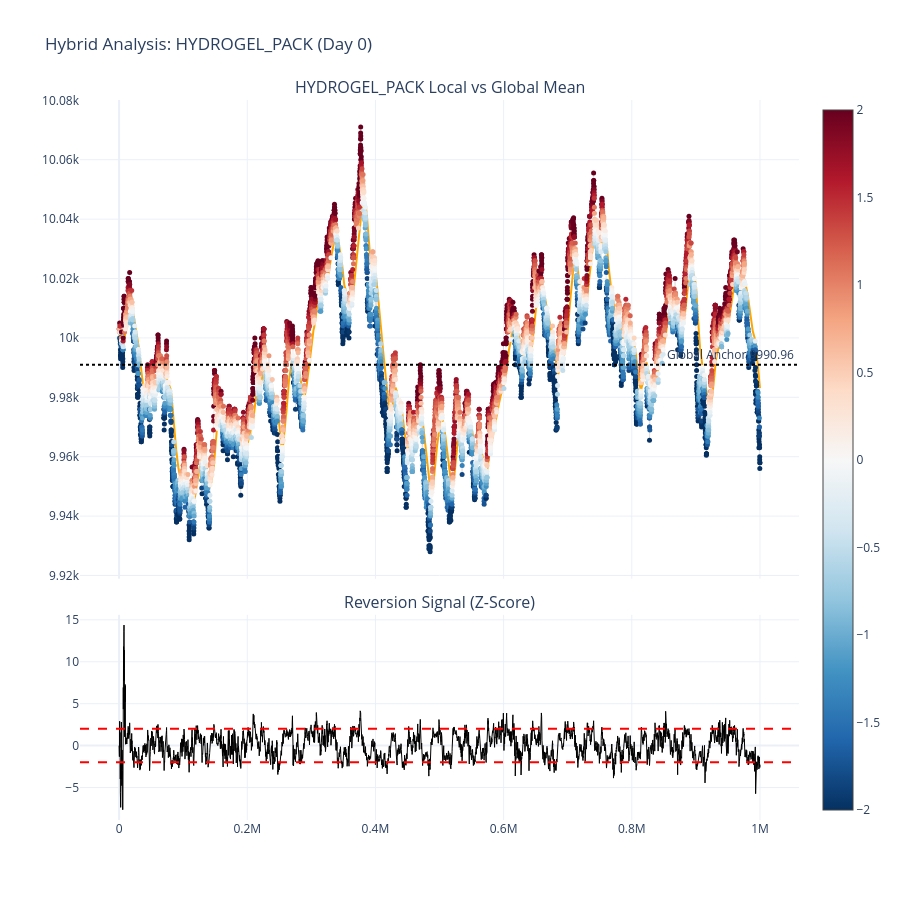
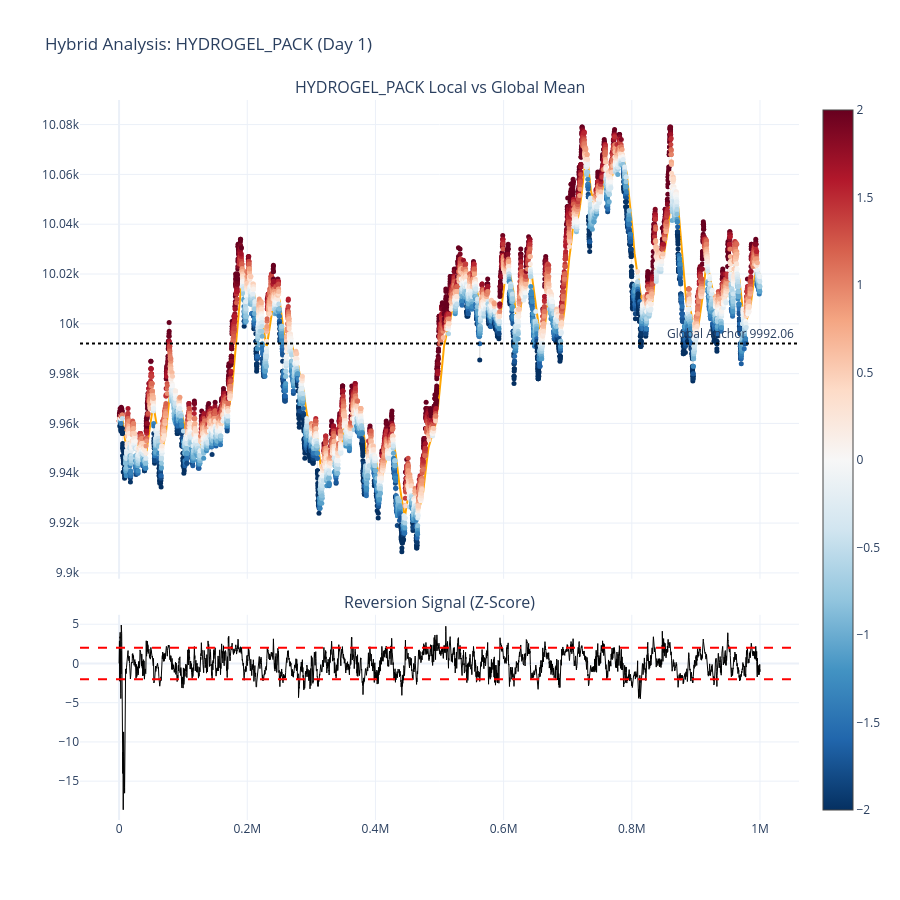
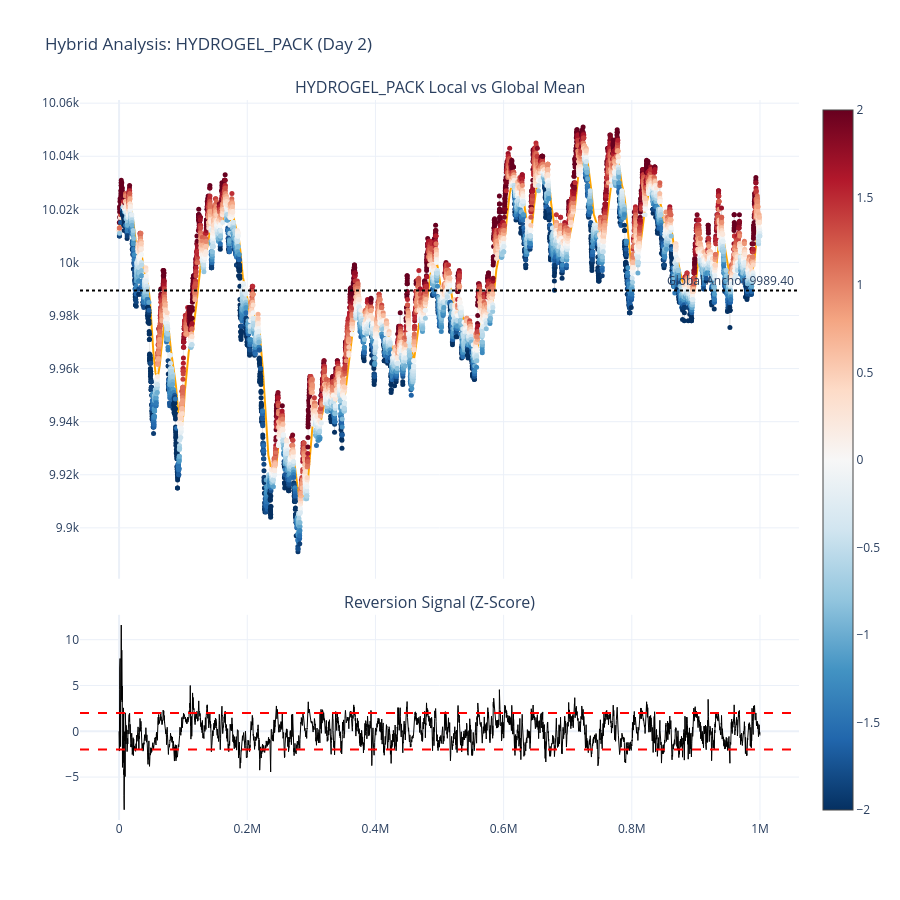

These figures' notebook cell, in order:
### Code cell
import pandas as pd
import numpy as np
import plotly.graph_objects as go
from plotly.subplots import make_subplots

# --- Configuration ---
# Kalman Gain Control: 
# Increase R to make the Local Mean "stiffer" (slower to move)
# Increase Q to make the Local Mean "faster" (track spikes more closely)
Q_PROCESS = 1e-5 
R_MEASURE = 0.05 

WINDOW = 100        # For volatility calculation
Z_THRESHOLD = 2.0
products = ["HYDROGEL_PACK"]

def apply_kalman_local_mean(series, q=1e-5, r=0.01, global_mean=10000):
    """Tracks the 'Local' consensus price, ignoring micro-noise."""
    means = []
    curr_est = series.iloc[0] if not series.empty else global_mean
    error_est = 1.0
    for val in series:
        # Prediction step
        error_est += q
        # Update step
        kalman_gain = error_est / (error_est + r)
        curr_est = curr_est + kalman_gain * (val - curr_est)
        error_est = (1 - kalman_gain) * error_est
        means.append(curr_est)
    return pd.Series(means, index=series.index)

for day in [0, 1, 2]:
    subset = df_total[(df_total['product'].isin(products)) & (df_total['day'] == day)].copy()
    if subset.empty: continue
    
    # Cleaning
    subset['mid_price'] = subset['mid_price'].replace(0, np.nan).ffill()
    
    for product in products:
        prod_data = subset[subset['product'] == product].copy().sort_values('timestamp')

        global_mean = prod_data['mid_price'].mean() # Could also be a fixed value like 10k
        
        # 1. Local Anchor (The Kalman Filter)
        # This captures the "smaller mean reversions" around spikes
        prod_data['local_mean'] = apply_kalman_local_mean(prod_data['mid_price'], Q_PROCESS, R_MEASURE, global_mean)
        
        # 2. Volatility (Standard Deviation around the Local Mean)
        # We use a floor (1e-2) to prevent the Z-score from exploding in flat markets
        prod_data['rolling_std'] = prod_data['mid_price'].rolling(window=WINDOW).std().replace(0, np.nan).ffill().fillna(1.0)
        
        # 3. The Signal: Deviation from Local Mean
        prod_data['z_score'] = (prod_data['mid_price'] - prod_data['local_mean']) / prod_data['rolling_std']
        
        # 4. Global Bias: How far is our "Local Consensus" from the 10k "True North"?
        prod_data['global_bias'] = prod_data['local_mean'] - global_mean

        # --- Visualization ---
        fig = make_subplots(
            rows=2, cols=1, shared_xaxes=True, 
            vertical_spacing=0.05, row_heights=[0.7, 0.3],
            subplot_titles=(f"{product} Local vs Global Mean", "Reversion Signal (Z-Score)")
        )

        # Main Plot: Price & Means
        fig.add_trace(go.Scatter(x=prod_data['timestamp'], y=prod_data['mid_price'], 
                                 line=dict(color='rgba(200,200,200,0.4)', width=1), name='Market Price'), row=1, col=1)
        
        # Global  Anchor
        fig.add_hline(y=global_mean, line_dash="dot", line_color="black", annotation_text=f"Global Anchor {global_mean:.2f} ", row=1, col=1)
        
        # Local Kalman Mean
        fig.add_trace(go.Scatter(x=prod_data['timestamp'], y=prod_data['local_mean'], 
                                 line=dict(color='orange', width=2), name='Local Mean (Kalman)'), row=1, col=1)

        # Heatmap Markers
        fig.add_trace(go.Scatter(
            x=prod_data['timestamp'], y=prod_data['mid_price'],
            mode='markers', name='Trade Signal',
            marker=dict(
                size=5, color=prod_data['z_score'], colorscale='RdBu', reversescale=True,
                cmid=0, cmin=-Z_THRESHOLD, cmax=Z_THRESHOLD, showscale=True
            )
        ), row=1, col=1)

        # Z-Score Subplot
        fig.add_trace(go.Scatter(x=prod_data['timestamp'], y=prod_data['z_score'], 
                                 line=dict(color='black', width=1), name='Z-Score'), row=2, col=1)
        
        for v in [Z_THRESHOLD, -Z_THRESHOLD]:
            fig.add_hline(y=v, line_dash="dash", line_color="red", row=2, col=1)

        fig.update_layout(height=900, template='plotly_white', title_text=f"Hybrid Analysis: {product} (Day {day})", showlegend=False)
        fig.show()

### Figure 1 — Plotly figure (JSON) as saved in the notebook; plotly's stock layout.template omitted (floating-point values rounded to 4 significant figures; data arrays with more than 128 entries replaced by an {"elided": "..."} marker saying what was removed)
{"data": [{"line": {"color": "rgba(200,200,200,0.4)", "width": 1}, "name": "Market Price", "type": "scatter", "x": {"elided": "10000 int values"}, "xaxis": "x", "y": {"elided": "10000 float values"}, "yaxis": "y"}, {"line": {"color": "orange", "width": 2}, "name": "Local Mean (Kalman)", "type": "scatter", "x": {"elided": "10000 int values"}, "xaxis": "x", "y": {"elided": "10000 float values"}, "yaxis": "y"}, {"marker": {"cmax": 2, "cmid": 0, "cmin": -2, "color": {"elided": "10000 float values"}, "colorscale": [[0, "rgb(103,0,31)"], [0.1, "rgb(178,24,43)"], [0.2, "rgb(214,96,77)"], [0.3, "rgb(244,165,130)"], [0.4, "rgb(253,219,199)"], [0.5, "rgb(247,247,247)"], [0.6, "rgb(209,229,240)"], [0.7, "rgb(146,197,222)"], [0.8, "rgb(67,147,195)"], [0.9, "rgb(33,102,172)"], [1, "rgb(5,48,97)"]], "reversescale": true, "showscale": true, "size": 5}, "mode": "markers", "name": "Trade Signal", "type": "scatter", "x": {"elided": "10000 int values"}, "xaxis": "x", "y": {"elided": "10000 float values"}, "yaxis": "y"}, {"line": {"color": "black", "width": 1}, "name": "Z-Score", "type": "scatter", "x": {"elided": "10000 int values"}, "xaxis": "x2", "y": {"elided": "10000 float values"}, "yaxis": "y2"}], "layout": {"annotations": [{"font": {"size": 16}, "showarrow": false, "text": "HYDROGEL_PACK Local vs Global Mean", "x": 0.5, "xanchor": "center", "xref": "paper", "y": 1.0, "yanchor": "bottom", "yref": "paper"}, {"font": {"size": 16}, "showarrow": false, "text": "Reversion Signal (Z-Score)", "x": 0.5, "xanchor": "center", "xref": "paper", "y": 0.285, "yanchor": "bottom", "yref": "paper"}, {"showarrow": false, "text": "Global Anchor 9990.96 ", "x": 1, "xanchor": "right", "xref": "x domain", "y": 9991.0, "yanchor": "bottom", "yref": "y"}], "height": 900, "shapes": [{"line": {"color": "black", "dash": "dot"}, "type": "line", "x0": 0, "x1": 1, "xref": "x domain", "y0": 9991.0, "y1": 9991.0, "yref": "y"}, {"line": {"color": "red", "dash": "dash"}, "type": "line", "x0": 0, "x1": 1, "xref": "x2 domain", "y0": 2, "y1": 2, "yref": "y2"}, {"line": {"color": "red", "dash": "dash"}, "type": "line", "x0": 0, "x1": 1, "xref": "x2 domain", "y0": -2, "y1": -2, "yref": "y2"}], "showlegend": false, "title": {"text": "Hybrid Analysis: HYDROGEL_PACK (Day 0)"}, "xaxis": {"anchor": "y", "domain": [0, 1], "matches": "x2", "showticklabels": false}, "xaxis2": {"anchor": "y2", "domain": [0, 1]}, "yaxis": {"anchor": "x", "domain": [0.335, 1.0]}, "yaxis2": {"anchor": "x2", "domain": [0, 0.285]}}}

### Figure 2 — Plotly figure (JSON) as saved in the notebook; plotly's stock layout.template omitted (floating-point values rounded to 4 significant figures; data arrays with more than 128 entries replaced by an {"elided": "..."} marker saying what was removed)
{"data": [{"line": {"color": "rgba(200,200,200,0.4)", "width": 1}, "name": "Market Price", "type": "scatter", "x": {"elided": "10000 int values"}, "xaxis": "x", "y": {"elided": "10000 float values"}, "yaxis": "y"}, {"line": {"color": "orange", "width": 2}, "name": "Local Mean (Kalman)", "type": "scatter", "x": {"elided": "10000 int values"}, "xaxis": "x", "y": {"elided": "10000 float values"}, "yaxis": "y"}, {"marker": {"cmax": 2, "cmid": 0, "cmin": -2, "color": {"elided": "10000 float values"}, "colorscale": [[0, "rgb(103,0,31)"], [0.1, "rgb(178,24,43)"], [0.2, "rgb(214,96,77)"], [0.3, "rgb(244,165,130)"], [0.4, "rgb(253,219,199)"], [0.5, "rgb(247,247,247)"], [0.6, "rgb(209,229,240)"], [0.7, "rgb(146,197,222)"], [0.8, "rgb(67,147,195)"], [0.9, "rgb(33,102,172)"], [1, "rgb(5,48,97)"]], "reversescale": true, "showscale": true, "size": 5}, "mode": "markers", "name": "Trade Signal", "type": "scatter", "x": {"elided": "10000 int values"}, "xaxis": "x", "y": {"elided": "10000 float values"}, "yaxis": "y"}, {"line": {"color": "black", "width": 1}, "name": "Z-Score", "type": "scatter", "x": {"elided": "10000 int values"}, "xaxis": "x2", "y": {"elided": "10000 float values"}, "yaxis": "y2"}], "layout": {"annotations": [{"font": {"size": 16}, "showarrow": false, "text": "HYDROGEL_PACK Local vs Global Mean", "x": 0.5, "xanchor": "center", "xref": "paper", "y": 1.0, "yanchor": "bottom", "yref": "paper"}, {"font": {"size": 16}, "showarrow": false, "text": "Reversion Signal (Z-Score)", "x": 0.5, "xanchor": "center", "xref": "paper", "y": 0.285, "yanchor": "bottom", "yref": "paper"}, {"showarrow": false, "text": "Global Anchor 9992.06 ", "x": 1, "xanchor": "right", "xref": "x domain", "y": 9992.0, "yanchor": "bottom", "yref": "y"}], "height": 900, "shapes": [{"line": {"color": "black", "dash": "dot"}, "type": "line", "x0": 0, "x1": 1, "xref": "x domain", "y0": 9992.0, "y1": 9992.0, "yref": "y"}, {"line": {"color": "red", "dash": "dash"}, "type": "line", "x0": 0, "x1": 1, "xref": "x2 domain", "y0": 2, "y1": 2, "yref": "y2"}, {"line": {"color": "red", "dash": "dash"}, "type": "line", "x0": 0, "x1": 1, "xref": "x2 domain", "y0": -2, "y1": -2, "yref": "y2"}], "showlegend": false, "title": {"text": "Hybrid Analysis: HYDROGEL_PACK (Day 1)"}, "xaxis": {"anchor": "y", "domain": [0, 1], "matches": "x2", "showticklabels": false}, "xaxis2": {"anchor": "y2", "domain": [0, 1]}, "yaxis": {"anchor": "x", "domain": [0.335, 1.0]}, "yaxis2": {"anchor": "x2", "domain": [0, 0.285]}}}

### Figure 3 — Plotly figure (JSON) as saved in the notebook; plotly's stock layout.template omitted (floating-point values rounded to 4 significant figures; data arrays with more than 128 entries replaced by an {"elided": "..."} marker saying what was removed)
{"data": [{"line": {"color": "rgba(200,200,200,0.4)", "width": 1}, "name": "Market Price", "type": "scatter", "x": {"elided": "10000 int values"}, "xaxis": "x", "y": {"elided": "10000 float values"}, "yaxis": "y"}, {"line": {"color": "orange", "width": 2}, "name": "Local Mean (Kalman)", "type": "scatter", "x": {"elided": "10000 int values"}, "xaxis": "x", "y": {"elided": "10000 float values"}, "yaxis": "y"}, {"marker": {"cmax": 2, "cmid": 0, "cmin": -2, "color": {"elided": "10000 float values"}, "colorscale": [[0, "rgb(103,0,31)"], [0.1, "rgb(178,24,43)"], [0.2, "rgb(214,96,77)"], [0.3, "rgb(244,165,130)"], [0.4, "rgb(253,219,199)"], [0.5, "rgb(247,247,247)"], [0.6, "rgb(209,229,240)"], [0.7, "rgb(146,197,222)"], [0.8, "rgb(67,147,195)"], [0.9, "rgb(33,102,172)"], [1, "rgb(5,48,97)"]], "reversescale": true, "showscale": true, "size": 5}, "mode": "markers", "name": "Trade Signal", "type": "scatter", "x": {"elided": "10000 int values"}, "xaxis": "x", "y": {"elided": "10000 float values"}, "yaxis": "y"}, {"line": {"color": "black", "width": 1}, "name": "Z-Score", "type": "scatter", "x": {"elided": "10000 int values"}, "xaxis": "x2", "y": {"elided": "10000 float values"}, "yaxis": "y2"}], "layout": {"annotations": [{"font": {"size": 16}, "showarrow": false, "text": "HYDROGEL_PACK Local vs Global Mean", "x": 0.5, "xanchor": "center", "xref": "paper", "y": 1.0, "yanchor": "bottom", "yref": "paper"}, {"font": {"size": 16}, "showarrow": false, "text": "Reversion Signal (Z-Score)", "x": 0.5, "xanchor": "center", "xref": "paper", "y": 0.285, "yanchor": "bottom", "yref": "paper"}, {"showarrow": false, "text": "Global Anchor 9989.40 ", "x": 1, "xanchor": "right", "xref": "x domain", "y": 9989.0, "yanchor": "bottom", "yref": "y"}], "height": 900, "shapes": [{"line": {"color": "black", "dash": "dot"}, "type": "line", "x0": 0, "x1": 1, "xref": "x domain", "y0": 9989.0, "y1": 9989.0, "yref": "y"}, {"line": {"color": "red", "dash": "dash"}, "type": "line", "x0": 0, "x1": 1, "xref": "x2 domain", "y0": 2, "y1": 2, "yref": "y2"}, {"line": {"color": "red", "dash": "dash"}, "type": "line", "x0": 0, "x1": 1, "xref": "x2 domain", "y0": -2, "y1": -2, "yref": "y2"}], "showlegend": false, "title": {"text": "Hybrid Analysis: HYDROGEL_PACK (Day 2)"}, "xaxis": {"anchor": "y", "domain": [0, 1], "matches": "x2", "showticklabels": false}, "xaxis2": {"anchor": "y2", "domain": [0, 1]}, "yaxis": {"anchor": "x", "domain": [0.335, 1.0]}, "yaxis2": {"anchor": "x2", "domain": [0, 0.285]}}}
